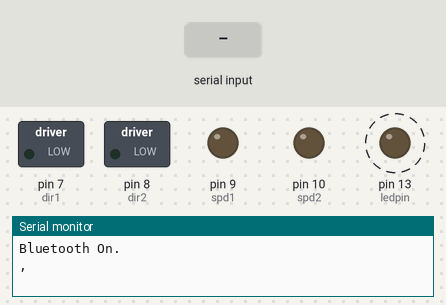
Recording of a sketch running on a simulated Arduino Uno, built with avr-gcc and run on an emulated ATmega328P. On the bench: switched loads named in the sketch (green lamp = pin HIGH), output pins drawn as LEDs (lit = HIGH), the last lines printed to the serial monitor. Dashed ring = blinking. The test bench sets the inputs (shaded band).

Above: at 1.2 s.
1.3 s: byte 30 received over Serial
At 4.1 s:
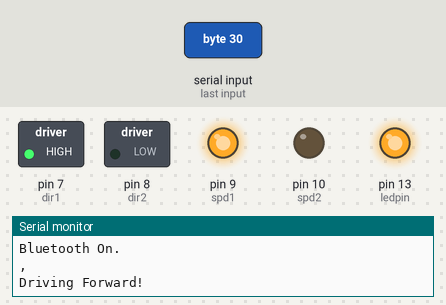
At 5.6 s:
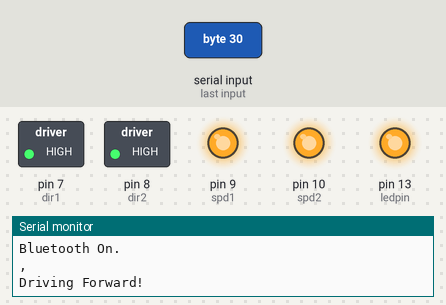
Timing chart, 0 to 13.3 s (numbered marks = the images above; inputs shaded):
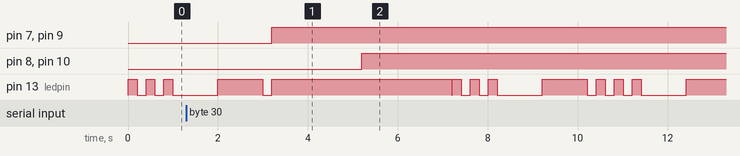

The sketch:

6th-draft-motor-spin-pin.ino
```cpp
#include <DRV8835MotorShield.h>

int ledpin = 13;
int BTdata;

int rxPin = 2;
int txPin = 3;

int dir1 = 7;
int dir2 = 8;

int spd1 = 9;
int spd2 = 10;


void setup() {

  Serial.begin(9600);
  Serial.println("Bluetooth On.");
  pinMode(ledpin, OUTPUT);

  pinMode(rxPin, INPUT);
  pinMode(txPin, OUTPUT);

  pinMode(dir1, OUTPUT);
  pinMode(dir2, OUTPUT);
  pinMode(spd1, OUTPUT);
  pinMode(spd2, OUTPUT);
}

void loop() {

  if (Serial.available()) {
    BTdata = Serial.read();

    Serial.println("Driving Forward!");
    digitalWrite(ledpin, 1);

    digitalWrite(dir1, 1);
    digitalWrite(spd1, HIGH);
    delay(2000);
    digitalWrite(dir2, 1);
    digitalWrite(spd2, HIGH);
    delay(2000);

    digitalWrite(ledpin, 0);
    delay(10);  // prepare for next input ...
  }

  else {
    Serial.println(",");
    digitalWrite(ledpin, 1);
    delay(200);
    digitalWrite(ledpin, 0);
    delay(200);
    digitalWrite(ledpin, 1);
    delay(200);
    digitalWrite(ledpin, 0);
    delay(200);
    digitalWrite(ledpin, 1);
    delay(200);
    digitalWrite(ledpin, 0);
    delay(1000);
    digitalWrite(ledpin, 1);
    delay(1000);
    digitalWrite(ledpin, 0);
    delay(200);
  }
}
```

Measured:
- after the input at 1.3 s, pin 7 (dir1), pin 9 (spd1): LOW → HIGH after 1.9 s; pin 8 (dir2), pin 10 (spd2): LOW → HIGH after 3.9 s
